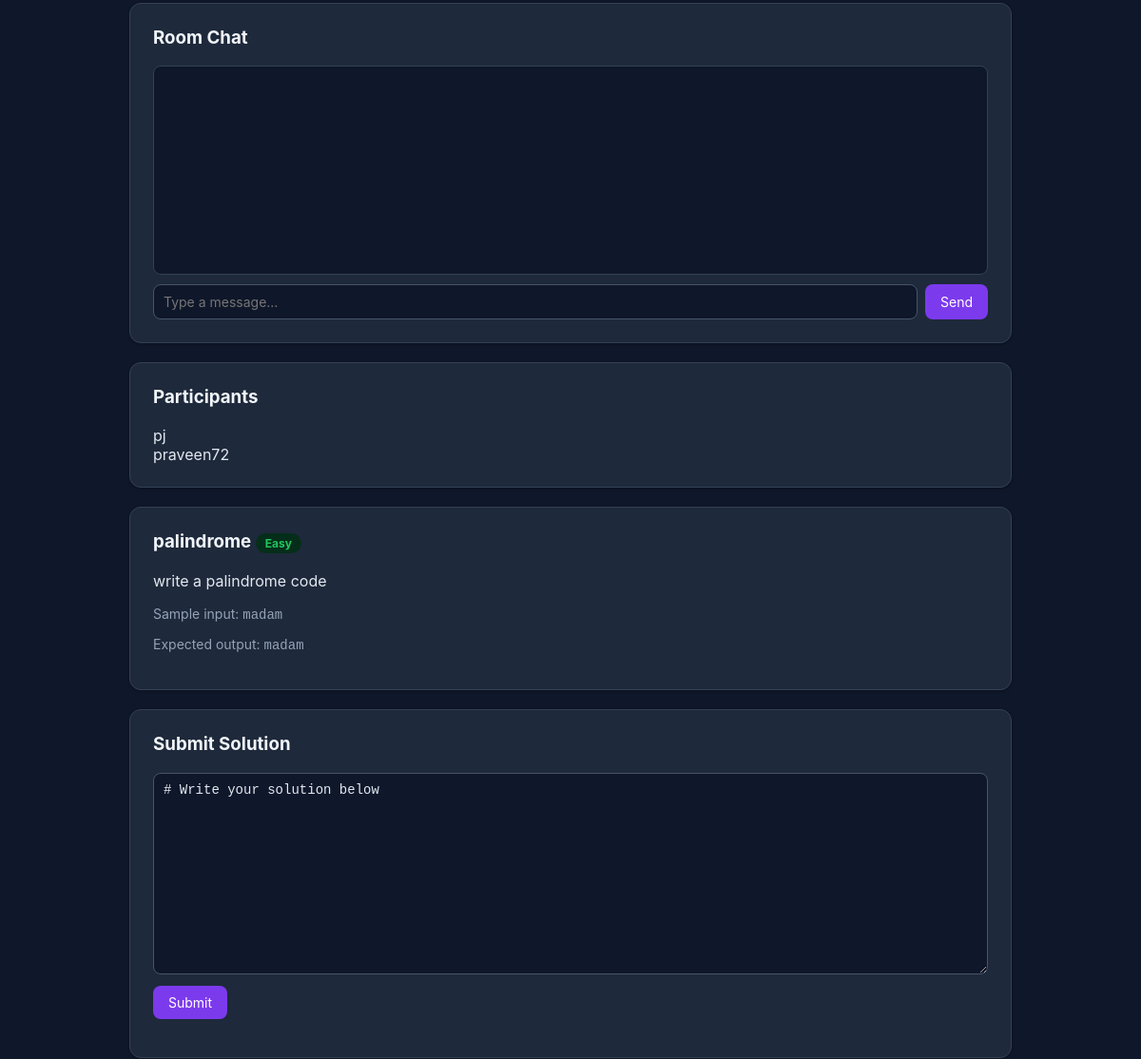
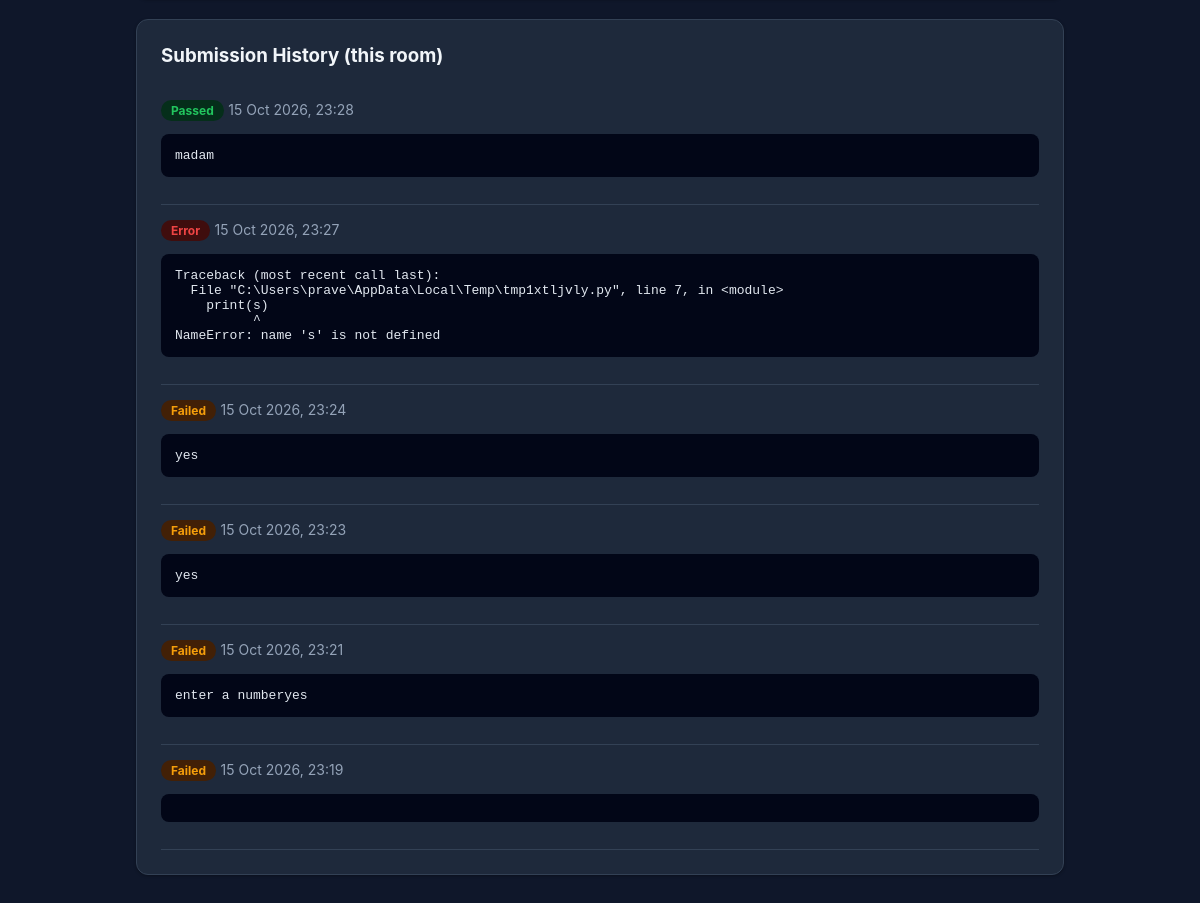
Before: /rooms/48UDA7/ (signed in, lower part) with the older database file (2 pictures, top to bottom).
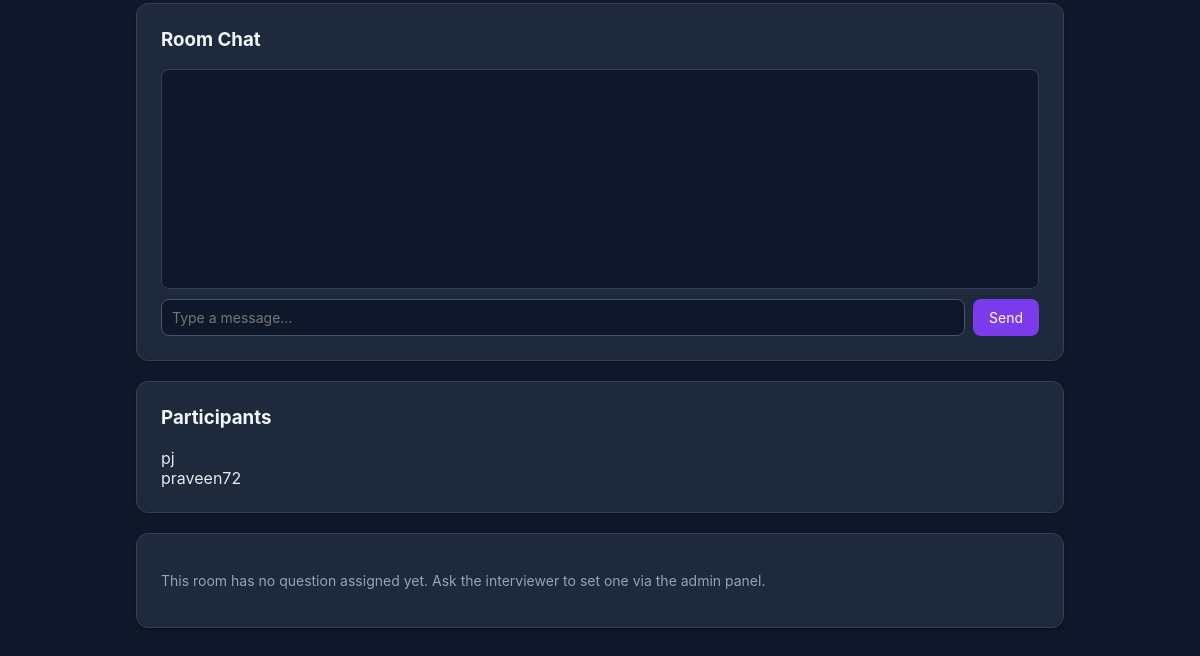
After: the same page with the newer database file.
### accounts/models.py (models this page shows, shortened)
class User(AbstractUser):
    ROLE_CHOICES = [
        ("student", "Student"),
        ("interviewer", "Interviewer"),
    ]
    role = models.CharField(max_length=20, choices=ROLE_CHOICES, default="student")

### questions/models.py (models this page shows, shortened)
class Question(models.Model):
    DIFFICULTY_CHOICES = [
        ("easy", "Easy"),
        ("medium", "Medium"),
        ("hard", "Hard"),
    ]
    title = models.CharField(max_length=100)
    description = models.TextField()
    difficulty = models.CharField(max_length=20, choices=DIFFICULTY_CHOICES, default="easy")
    starter_code = models.TextField(blank=True, default="# Write your solution below\n")
    sample_input = models.TextField(blank=True, help_text="Fed to the program via stdin")
    sample_output = models.TextField(
        blank=True, help_text="Expected stdout (compared after trimming whitespace)"
    )

### submissions/models.py (models this page shows, shortened)
class Submission(models.Model):
    STATUS_CHOICES = [
        ("Pending", "Pending"),
        ("Passed", "Passed"),
        ("Failed", "Failed"),
        ("Error", "Error"),
    ]
    user = models.ForeignKey(settings.AUTH_USER_MODEL, related_name="submissions", on_delete=models.CASCADE)
    question = models.ForeignKey("questions.Question", related_name="submissions", on_delete=models.CASCADE)
    room = models.ForeignKey(
        "interviews.Room", null=True, blank=True, related_name="submissions", on_delete=models.SET_NULL
    )
    code = models.TextField()
    output = models.TextField(blank=True)
    status = models.CharField(max_length=20, choices=STATUS_CHOICES, default="Pending")
    similarity_score = models.FloatField(default=0.0)
    most_similar_user = models.CharField(max_length=150, blank=True)
    submitted_at = models.DateTimeField(auto_now_add=True)
    class Meta:
        ordering = ["-submitted_at"]

### interviews/views.py (the view, shortened to what this page needs)
# urls.py: path('<str:room_code>/', views.room_detail_view, name='room_detail'),
@login_required
def room_detail_view(request, room_code):
    room = get_object_or_404(Room, room_code=room_code)
    question = room.question
    submissions = Submission.objects.filter(room=room, user=request.user)
    if request.user not in room.participants.all():
        room.participants.add(request.user)
    return render(request, 'interviews/room_detail.html', {
        'room': room,
        'question': question,
        'submissions': submissions,
        'participants': room.participants.all(),
    })

### interviews/templates/interviews/room_detail.html (shortened to what this page needs)
{% extends "base.html" %}
{% block content %}
<div class="card">
    <h3>Room Chat</h3>
    <div id="chat-box"
         style="height:220px; overflow-y:auto; border:1px solid #334155; border-radius:8px; padding:10px; background:#0f172a;">
    </div>
    <div style="display:flex; gap:8px; margin-top:10px;">
        <input type="text"
               id="chat-message"
               placeholder="Type a message…"
               style="flex:1;">
        <button type="button" id="send-chat">
            Send
        </button>
    </div>
</div>
<div class="card">
    <h3>Participants</h3>
    <ul id="participants-list"
        class="plain-list"
        style="list-style:none; padding:0; margin:0;">
        {% for p in participants %}
            <li data-username="{{ p.username }}">
                {{ p.username }}
            </li>
        {% empty %}
            <li class="muted">No one has joined yet.</li>
        {% endfor %}
    </ul>
</div>
{% if question %}
<div class="card">
    <h3>
        {{ question.title }}
        <span class="badge {{ question.difficulty }}">
            {{ question.get_difficulty_display }}
        </span>
    </h3>
    <p>{{ question.description }}</p>
    {% if question.sample_input %}
        <p class="muted">
            Sample input:
            <code>{{ question.sample_input }}</code>
        </p>
        <p class="muted">
            Expected output:
            <code>{{ question.sample_output }}</code>
        </p>
    {% endif %}
</div>
<div class="card">
    <h3>Submit Solution</h3>
    <form method="post">
        <textarea name="code"
                  rows="12">{{ question.starter_code }}</textarea>
        <button type="submit" style="margin-top:12px;">
            Submit
        </button>
    </form>
</div>
<div class="card">
    <h3>Submission History (this room)</h3>
    {% for s in submissions %}
        <div style="border-bottom:1px solid #334155; padding:14px 0;">
            <span class="badge {{ s.status }}">
                {{ s.status }}
            </span>
            <span class="muted">
                {{ s.submitted_at|date:"d M Y, H:i" }}
            </span>
            <pre class="output">{{ s.output }}</pre>
        </div>
    {% empty %}
        <p class="muted">No submissions yet in this room.</p>
    {% endfor %}
</div>
{% else %}
<div class="card">
    <p class="muted">
        This room has no question assigned yet.
        Ask the interviewer to set one via the admin panel.
    </p>
</div>
{% endif %}
{% endblock %}

Changed rows visible on the page:
removed Question: title "palindrome", difficulty "Easy", description "write a palindrome code", sample_input "madam", sample_output "madam", code "# Write your solution below"
removed Submission: status "Passed", submitted_at "15 Oct 2026, 23:28", output "madam"
removed Submission: status "Error", submitted_at "15 Oct 2026, 23:27", output "Traceback (most recent call last): File \"C:\\Users\\prave\\AppData\\Local\\Temp\\tmp1xtljvly.py\", line 7, in <module> print(s) ^ NameError: name 's' is not defined"
removed Submission: status "Failed", submitted_at "15 Oct 2026, 23:24", output "yes"
removed Submission: status "Failed", submitted_at "15 Oct 2026, 23:23", output "yes"
removed Submission: status "Failed", submitted_at "15 Oct 2026, 23:21", output "enter a numberyes"
removed Submission: status "Failed", submitted_at "15 Oct 2026, 23:19"
Other visible differences:
text no longer shown: "Sample input: Expected output: Submit Solution Submit Submission History (this room)"
text now shown: "This room has no question assigned yet. Ask the interviewer to set one via the admin panel."
